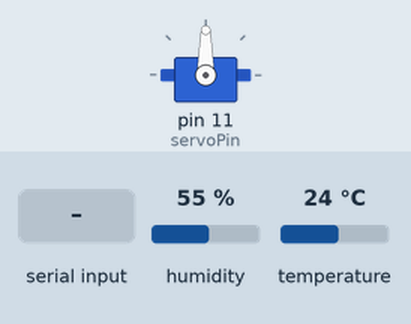
Recording of a sketch running on a simulated Arduino Uno, built with avr-gcc and run on an emulated ATmega328P. Parts: servo. The test bench sets the inputs (shaded band); at power-on: humidity 55 %, temperature 24 °C.

Above: at 1.2 s.
1.3 s: "l" received over the second serial link
At 1.56 s:
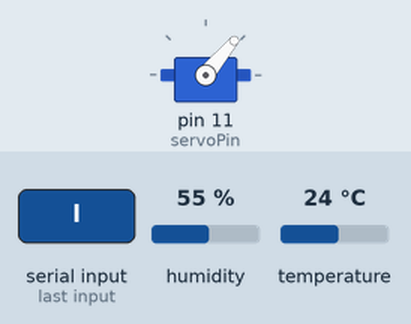
Timing chart, 0 to 4.3 s (numbered marks = the images above; inputs shaded):
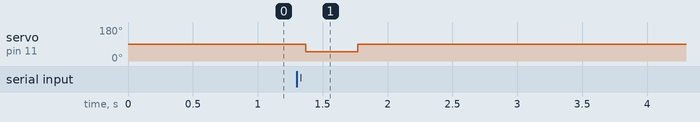

The sketch:

IoT_v3.0.ino
```cpp
#include <Servo.h>
#include <SoftwareSerial.h>
#include <IRremote.h>
#include <DHT11.h>

SoftwareSerial BTSerial(4, 5); // 소프트웨어 시리얼 (TX,RX)
Servo servo;
IRsend irsend;
int cdsPin = A0;    // 조도센서 핀
int servoPin = 11;  // 서보모터 핀
int dhtPin = 12;    // 온습도센서 핀
DHT11 dht11(dhtPin);
int pos = 90;       // 서보모터 영점

void setup(){
    BTSerial.begin(9600);
    servo.attach(servoPin);
    servo.write(pos);
}

void autoAcFunc(){
    float humi, temp;
    dht11.read(humi, temp);
    if(temp < 25.00 || temp > 28.50 && humi > 75.00){
        irsend.sendLG(0x8166817E, 32);
      }
}

void loop(){
  if(BTSerial.available()){
    char data;
    data = BTSerial.read();
    switch(data){
        case 'l':               // 전등 스위치 ON|OFF
            int cdsValue = map(analogRead(cdsPin), 0, 1024, 0, 100);
            if(cdsValue <= 25){ // 스위치 ON
              servo.write(127);
              delay(400);
              servo.write(pos);
              }
            else{               // 스위치 OFF
              servo.write(50);
              delay(400);
              servo.write(pos);
              }
            break;
        case 'o':               // 에어컨 운전/정지
            irsend.sendLG(0x8166817E, 32);
            break;
        case 'm':               // 에어컨 제습모드
            irsend.sendLG(0x8166D926, 32);
            break;
        case 'h':               // 에어컨 온도 높힘
            irsend.sendLG(0x8166A15E, 32);
            break;
        case 'c':               // 에어컨 온도 낮춤
            irsend.sendLG(0x816651AE, 32);
            break;

    }
  }
  else{autoAcFunc();}

}
```

Measured:
- after the input at 1.3 s, servo on pin 11 (servoPin): 90° → 50° after 0.07 s, → 90° 0.40 s later
